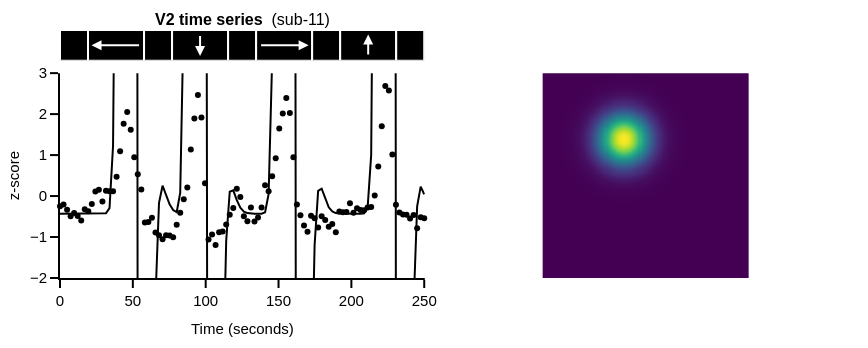

Notebook source saved alongside this figure:
### Code cell
vertex_to_plot_2 = 0
fig = draw_timeseries(bold_data=bold_data_vert, 
                      prf_pred_data=css_pred_mat_vert, 
                      prf_fit_data=prf_fit_data_vert.T, 
                      vox_data=vertex_to_plot_2, 
                      vox_model=vertex_to_plot_2, 
                      TRs=TRs, 
                      roi=best_r2_vertex_roi[0])
time_series_dir = '/Users/uriel/Documents/INT/Presentation/2025/VSS_2025/talk/Material/material/figures/time_series/'

# fig.write_image('{}/pRF_time_series_change_x_y_size.pdf'.format(time_series_dir))
# fig.write_image('{}/pRF_time_series_change_y_size.pdf'.format(time_series_dir))
# fig.write_image('{}/pRF_time_series_change_size.pdf'.format(time_series_dir))


fig.show()

### Figure 1 — Plotly figure (JSON) as saved in the notebook; plotly's stock layout.template omitted (floating-point values rounded to 4 significant figures; data arrays with more than 128 entries replaced by an {"elided": "..."} marker saying what was removed)
{"data": [{"cliponaxis": false, "hovertemplate": "Time: %{x:1.2f} s<br>z-score: %{y:1.2f}", "line": {"width": 0}, "marker": {"color": "rgba(0, 0, 0, 1)", "size": 6}, "mode": "markers", "name": "<i>data<i>", "opacity": 1, "showlegend": false, "type": "scatter", "x": [0, 2.423, 4.847, 7.27, 9.693, 12.12, 14.54, 16.96, 19.39, 21.81, 24.23, 26.66, 29.08, 31.5, 33.93, 36.35, 38.77, 41.2, 43.62, 46.04, 48.47, 50.89, 53.31, 55.74, 58.16, 60.58, 63.01, 65.43, 67.85, 70.28, 72.7, 75.12, 77.55, 79.97, 82.39, 84.82, 87.24, 89.66, 92.09, 94.51, 96.93, 99.36, 101.8, 104.2, 106.6, 109.0, 111.5, 113.9, 116.3, 118.7, 121.2, 123.6, 126.0, 128.4, 130.9, 133.3, 135.7, 138.1, 140.6, 143.0, 145.4, 147.8, 150.2, 152.7, 155.1, 157.5, 159.9, 162.4, 164.8, 167.2, 169.6, 172.1, 174.5, 176.9, 179.3, 181.7, 184.2, 186.6, 189.0, 191.4, 193.9, 196.3, 198.7, 201.1, 203.6, 206.0, 208.4, 210.8, 213.3, 215.7, 218.1, 220.5, 222.9, 225.4, 227.8, 230.2, 232.6, 235.1, 237.5, 239.9, 242.3, 244.8, 247.2, 249.6], "xaxis": "x3", "y": [-0.249, -0.2056, -0.3358, -0.4902, -0.4144, -0.4863, -0.5937, -0.3225, -0.3687, -0.1964, 0.1128, 0.1542, -0.1345, 0.1296, 0.1167, 0.1174, 0.4697, 1.095, 1.765, 2.049, 1.616, 0.9476, 0.5347, 0.1581, -0.6432, -0.6346, -0.5272, -0.8897, -0.9558, -1.054, -0.9578, -0.9626, -1.005, -0.7006, -0.4096, -0.07536, 0.21, 1.134, 1.896, 2.466, 1.916, 0.314, -1.058, -0.9366, -1.192, -0.8852, -0.8668, -0.6921, -0.4567, -0.2914, 0.1791, -0.02113, -0.4902, -0.6154, -0.2765, -0.6197, -0.5252, -0.2822, 0.2639, 0.1194, 0.4833, 0.9211, 1.647, 2.015, 2.393, 2.024, 0.95, -0.2057, -0.4669, -0.7198, -0.8722, -0.4799, -0.5429, -0.7694, -0.4958, -0.5849, -0.7516, -0.6799, -0.8864, -0.3754, -0.3953, -0.3877, -0.1763, -0.4056, -0.2997, -0.3379, -0.3462, -0.2765, -0.2644, 0.01277, 0.7193, 1.703, 2.686, 2.578, 1.016, -0.2125, -0.3988, -0.452, -0.4563, -0.5449, -0.4626, -0.7876, -0.5175, -0.5391], "yaxis": "y3"}, {"cliponaxis": false, "hovertemplate": "Time: %{x:1.2f} s<br>z-score: %{y:1.2f}", "line": {"color": "rgba(0, 0, 0, 1)", "width": 2}, "mode": "lines", "name": "<i>model<i>", "opacity": 1, "showlegend": false, "type": "scatter", "x": [0, 2.423, 4.847, 7.27, 9.693, 12.12, 14.54, 16.96, 19.39, 21.81, 24.23, 26.66, 29.08, 31.5, 33.93, 36.35, 38.77, 41.2, 43.62, 46.04, 48.47, 50.89, 53.31, 55.74, 58.16, 60.58, 63.01, 65.43, 67.85, 70.28, 72.7, 75.12, 77.55, 79.97, 82.39, 84.82, 87.24, 89.66, 92.09, 94.51, 96.93, 99.36, 101.8, 104.2, 106.6, 109.0, 111.5, 113.9, 116.3, 118.7, 121.2, 123.6, 126.0, 128.4, 130.9, 133.3, 135.7, 138.1, 140.6, 143.0, 145.4, 147.8, 150.2, 152.7, 155.1, 157.5, 159.9, 162.4, 164.8, 167.2, 169.6, 172.1, 174.5, 176.9, 179.3, 181.7, 184.2, 186.6, 189.0, 191.4, 193.9, 196.3, 198.7, 201.1, 203.6, 206.0, 208.4, 210.8, 213.3, 215.7, 218.1, 220.5, 222.9, 225.4, 227.8, 230.2, 232.6, 235.1, 237.5, 239.9, 242.3, 244.8, 247.2, 249.6], "xaxis": "x3", "y": [-0.4331, -0.4331, -0.4331, -0.4331, -0.4331, -0.4331, -0.4331, -0.4331, -0.4331, -0.4331, -0.4331, -0.433, -0.4323, -0.4215, -0.2957, 1.22, 11.1, 56.07, 141.4, 201.8, 203.2, 91.27, -8.041, -35.88, -30.12, -18.07, -8.319, -2.51, -0.1653, 0.2525, 0.04101, -0.2023, -0.3419, -0.3942, 0.08392, 4.534, 23.66, 91.71, 187.1, 207.0, 141.0, 30.53, -23.62, -33.18, -23.44, -12.35, -4.854, -1.091, 0.1057, 0.1391, -0.09991, -0.2852, -0.3784, -0.4156, -0.4283, -0.432, -0.4329, -0.4325, -0.3965, 0.04975, 3.332, 24.47, 84.29, 192.1, 216.1, 142.5, 44.67, -25.07, -35.41, -24.59, -13.17, -5.282, -1.202, 0.1277, 0.1782, -0.07617, -0.275, -0.3748, -0.4146, -0.428, -0.432, -0.4329, -0.4331, -0.4331, -0.433, -0.4323, -0.4212, -0.2771, 1.001, 11.85, 49.79, 126.1, 206.5, 191.7, 98.56, -4.419, -34.79, -29.54, -18.29, -8.581, -2.685, -0.2501, 0.2296, 0.04294], "yaxis": "y3"}, {"colorscale": [[0, "#440154"], [0.1111, "#482878"], [0.2222, "#3e4989"], [0.3333, "#31688e"], [0.4444, "#26828e"], [0.5556, "#1f9e89"], [0.6667, "#35b779"], [0.7778, "#6ece58"], [0.8889, "#b5de2b"], [1, "#fde725"]], "hoverinfo": "none", "showscale": false, "type": "heatmap", "x": {"elided": "200 float values"}, "xaxis": "x4", "y": {"elided": "200 float values"}, "yaxis": "y4", "z": {"elided": "200x200 float values"}}], "layout": {"annotations": [{"font": {"size": 16}, "showarrow": false, "text": "<b>V2 time series </b> (sub-11)", "x": 0.2375, "xanchor": "center", "xref": "paper", "y": 1, "yanchor": "bottom", "yref": "paper"}, {"arrowcolor": "white", "arrowhead": 2, "ax": 55.2, "axref": "x", "ay": 0.5, "ayref": "y", "showarrow": true, "text": "", "x": 21.6, "xref": "x", "y": 0.5, "yref": "y"}, {"arrowcolor": "white", "arrowhead": 2, "ax": 96, "axref": "x", "ay": 0.85, "ayref": "y", "showarrow": true, "text": "", "x": 96, "xref": "x", "y": 0.15, "yref": "y"}, {"arrowcolor": "white", "arrowhead": 2, "ax": 136.8, "axref": "x", "ay": 0.5, "ayref": "y", "showarrow": true, "text": "", "x": 170.4, "xref": "x", "y": 0.5, "yref": "y"}, {"arrowcolor": "white", "arrowhead": 2, "ax": 211.2, "axref": "x", "ay": 0.15, "ayref": "y", "showarrow": true, "text": "", "x": 211.2, "xref": "x", "y": 0.85, "yref": "y"}], "height": 348.4, "legend": {"bgcolor": "rgba(255,255,255,0)", "x": 0.02, "xanchor": "left", "y": 0.85, "yanchor": "top"}, "margin": {"b": 70, "l": 60, "r": 40, "t": 30}, "shapes": [{"fillcolor": "black", "line": {"color": "white", "width": 2}, "type": "rect", "x0": 0, "x1": 19.2, "xref": "x", "y0": 0, "y1": 1, "yref": "y"}, {"fillcolor": "black", "line": {"color": "white", "width": 2}, "type": "rect", "x0": 19.2, "x1": 57.6, "xref": "x", "y0": 0, "y1": 1, "yref": "y"}, {"fillcolor": "black", "line": {"color": "white", "width": 2}, "type": "rect", "x0": 57.6, "x1": 76.8, "xref": "x", "y0": 0, "y1": 1, "yref": "y"}, {"fillcolor": "black", "line": {"color": "white", "width": 2}, "type": "rect", "x0": 76.8, "x1": 115.2, "xref": "x", "y0": 0, "y1": 1, "yref": "y"}, {"fillcolor": "black", "line": {"color": "white", "width": 2}, "type": "rect", "x0": 115.2, "x1": 134.4, "xref": "x", "y0": 0, "y1": 1, "yref": "y"}, {"fillcolor": "black", "line": {"color": "white", "width": 2}, "type": "rect", "x0": 134.4, "x1": 172.8, "xref": "x", "y0": 0, "y1": 1, "yref": "y"}, {"fillcolor": "black", "line": {"color": "white", "width": 2}, "type": "rect", "x0": 172.8, "x1": 192, "xref": "x", "y0": 0, "y1": 1, "yref": "y"}, {"fillcolor": "black", "line": {"color": "white", "width": 2}, "type": "rect", "x0": 192, "x1": 230.4, "xref": "x", "y0": 0, "y1": 1, "yref": "y"}, {"fillcolor": "black", "line": {"color": "white", "width": 2}, "type": "rect", "x0": 230.4, "x1": 249.6, "xref": "x", "y0": 0, "y1": 1, "yref": "y"}], "width": 868, "xaxis": {"anchor": "y", "domain": [0, 0.475], "linewidth": 2, "range": [0, 250], "ticklen": 8, "title": {"text": ""}, "visible": false}, "xaxis2": {"anchor": "y2", "domain": [0.525, 1], "linewidth": 2, "ticklen": 8, "visible": true}, "xaxis3": {"anchor": "y3", "domain": [0, 0.475], "linewidth": 2, "range": [0, 250], "ticklen": 8, "ticktext": [0, 50, 100, 150, 200, 250], "tickvals": [0, 49.92, 99.84, 149.8, 199.7, 249.6], "title": {"text": "Time (seconds)"}, "type": "linear", "visible": true}, "xaxis4": {"anchor": "y4", "domain": [0.525, 1], "linewidth": 2, "range": [-17.81, 17.81], "scaleanchor": "y4", "scaleratio": 1, "ticklen": 8, "title": {"text": ""}, "type": "linear", "visible": false}, "yaxis": {"anchor": "x", "domain": [0.8761, 1], "linewidth": 2, "range": [0, 1], "ticklen": 8, "title": {"text": ""}, "visible": false}, "yaxis2": {"anchor": "x2", "domain": [0.8761, 1], "linewidth": 2, "ticklen": 8, "visible": true}, "yaxis3": {"anchor": "x3", "domain": [0, 0.8261], "dtick": 1, "linewidth": 2, "range": [-2, 3], "ticklen": 8, "title": {"text": "z-score"}, "type": "linear", "visible": true}, "yaxis4": {"anchor": "x4", "domain": [0, 0.8261], "linewidth": 2, "range": [-10, 10], "scaleanchor": "x4", "scaleratio": 1, "ticklen": 8, "title": {"text": ""}, "type": "linear", "visible": false}}}
